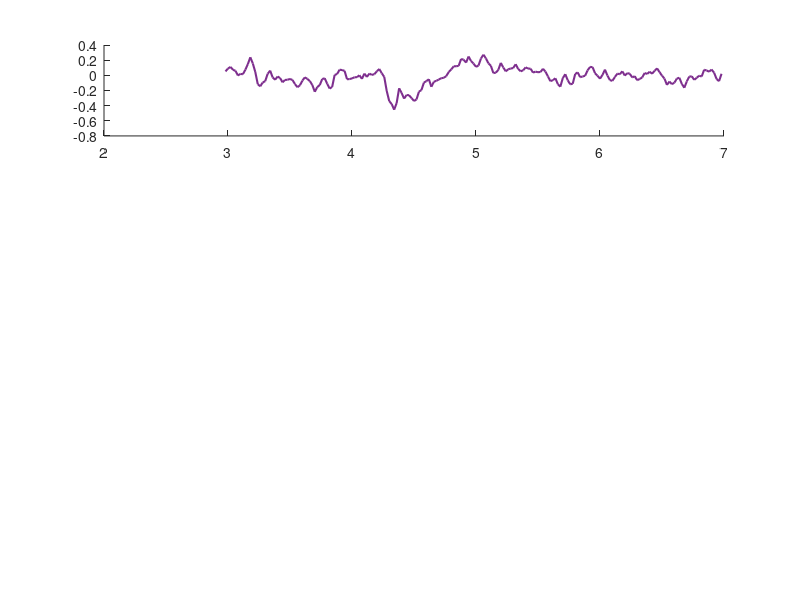

The MATLAB source for this figure: (Note: this script raises an error after producing the figure.)
% Load the data
dataStruct = load('MPC_up_up_equili_dist.mat');
data = dataStruct.ans';
data = data(150:350, :);

% Extract columns
time         = data(:, 1);
u_input      = data(:, 2);
reference    = data(:, 3);
meas_1       = data(:, 4);
meas_2_abs   = data(:, 5);
est_1        = data(:, 6);
est_2        = data(:, 7);
est_speed_1  = data(:, 8);
est_speed_2  = data(:, 9);

% Create figure
figure('Name', 'Double Pendulum MPC', 'Position', [100, 100, 850, 850]);

% 1. Control Input (Bounded & Saturated)
subplot(4, 1, 1);
hold on;
plot(time, u_input, 'Color', [0.4940 0.1840 0.5560], 'LineWidth', 1.5);
% Add saturation boundary lines
yline(1, 'r--', 'Max (+1)', 'LineWidth', 1.5, 'LabelHorizontalAlignment', 'left');
yline(-1, 'r--', 'Min (-1)', 'LineWidth', 1.5, 'LabelHorizontalAlignment', 'left');
hold off;
ylim([-1.2, 1.2]); % Force bounds slightly wider than saturation
ylabel('Input', 'FontWeight', 'bold');
legend('Control Effort', 'Location', 'northeast');
grid on; set(gca, 'XTickLabel', []);

% 2. Link 1 Angle
subplot(4, 1, 2);
hold on;
plot(time, reference, 'k--', 'LineWidth', 1.5);
plot(time, meas_1, 'LineWidth', 1.5, 'Color', [0 0.4470 0.7410]);
plot(time, est_1, '-.', 'LineWidth', 1.5, 'Color', [0.8500 0.3250 0.0980]);
hold off;
ylim([-1, 1]);
ylabel('Link 1 Angle (rad)', 'FontWeight', 'bold');
legend('Reference', 'Measured', 'Estimated', 'Location', 'northeast');
grid on; set(gca, 'XTickLabel', []);

% 3. Link 2 Angle
subplot(4, 1, 3);
hold on;
plot(time, meas_2_abs, 'LineWidth', 1.5, 'Color', [0.4660 0.6740 0.1880]);
plot(time, est_2, '-.', 'LineWidth', 1.5, 'Color', [0.6350 0.0780 0.1840]);
hold off;
ylim([-0.1, 0.1]);
ylabel('Link 2 Angle (rad)', 'FontWeight', 'bold');
legend('Measured (abs)', 'Estimated', 'Location', 'northeast');
grid on; set(gca, 'XTickLabel', []);

% 4. Angular Velocities
subplot(4, 1, 4);
hold on;
plot(time, est_speed_1, 'LineWidth', 1.5);
plot(time, est_speed_2, 'LineWidth', 1.5);
hold off;
ylim([-2, 2]);
xlabel('Time', 'FontWeight', 'bold');
ylabel('Angular Vel (rad/s)', 'FontWeight', 'bold');
legend('Est Velocity 1', 'Est Velocity 2', 'Location', 'northeast');
grid on;

% Add overall title
sgtitle('Double Pendulum MPC: Up-Up Equilibrium disturbed', 'FontSize', 15, 'FontWeight', 'bold');
